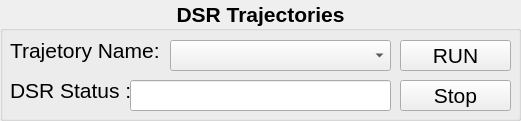
   <widget class="QGroupBox" name="dsrtraj_groupBox">
    <property name="geometry">
     <rect>
      <x>20</x>
      <y>720</y>
      <width>521</width>
      <height>121</height>
     </rect>
    </property>
    <property name="font">
     <font>
      <pointsize>16</pointsize>
      <weight>75</weight>
      <bold>true</bold>
     </font>
    </property>
    <property name="title">
     <string>DSR Trajectories</string>
    </property>
    <property name="alignment">
     <set>Qt::AlignCenter</set>
    </property>
    <widget class="QLabel" name="dsrtraj_label">
     <property name="geometry">
      <rect>
       <x>10</x>
       <y>30</y>
       <width>161</width>
       <height>41</height>
      </rect>
     </property>
     <property name="font">
      <font>
       <weight>50</weight>
       <bold>false</bold>
      </font>
     </property>
     <property name="text">
      <string>Trajetory Name:</string>
     </property>
    </widget>
    <widget class="QComboBox" name="dsrtraj_CB">
     <property name="geometry">
      <rect>
       <x>170</x>
       <y>40</y>
       <width>221</width>
       <height>31</height>
      </rect>
     </property>
     <property name="font">
      <font>
       <weight>50</weight>
       <bold>false</bold>
      </font>
     </property>
    </widget>
    <widget class="QLabel" name="dsrstatus_label">
     <property name="geometry">
      <rect>
       <x>10</x>
       <y>70</y>
       <width>121</width>
       <height>41</height>
      </rect>
     </property>
     <property name="font">
      <font>
       <weight>50</weight>
       <bold>false</bold>
      </font>
     </property>
     <property name="text">
      <string>DSR Status :</string>
     </property>
    </widget>
    <widget class="QLineEdit" name="dsrstat_lineEdit">
     <property name="geometry">
      <rect>
       <x>130</x>
       <y>80</y>
       <width>261</width>
       <height>31</height>
      </rect>
     </property>
     <property name="font">
      <font>
       <pointsize>13</pointsize>
       <weight>50</weight>
       <bold>false</bold>
      </font>
     </property>
    </widget>
    <widget class="QPushButton" name="dsrtraj_runPB">
     <property name="geometry">
      <rect>
       <x>400</x>
       <y>40</y>
       <width>111</width>
       <height>31</height>
      </rect>
     </property>
     <property name="font">
      <font>
       <pointsize>16</pointsize>
       <weight>50</weight>
       <bold>false</bold>
      </font>
     </property>
     <property name="text">
      <string>RUN</string>
     </property>
    </widget>
    <widget class="QPushButton" name="dsrtraj_stopstartPB">
     <property name="geometry">
      <rect>
       <x>400</x>
       <y>80</y>
       <width>111</width>
       <height>31</height>
      </rect>
     </property>
     <property name="font">
      <font>
       <pointsize>16</pointsize>
       <weight>50</weight>
       <bold>false</bold>
      </font>
     </property>
     <property name="text">
      <string>Stop</string>
     </property>
    </widget>
   </widget>
